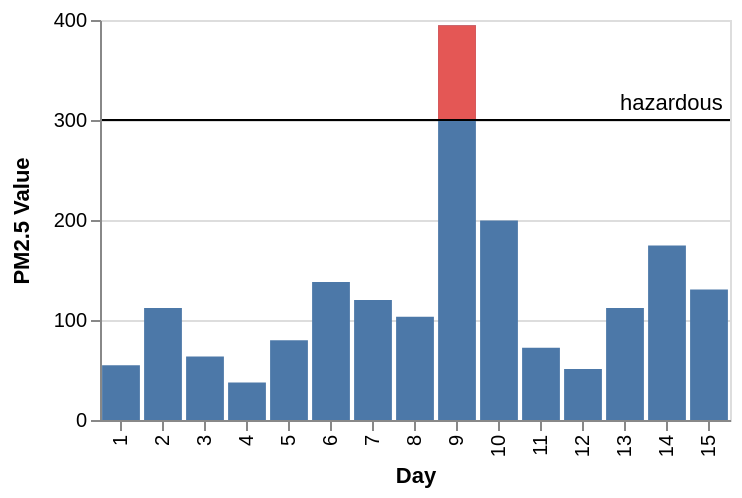

Vega-Lite specification for this chart:
### Vega specification from a JSON file in a GitHub repository (floating-point values rounded to 4 significant figures)
{"$schema": "https://vega.github.io/schema/vega/v3.0.json", "description": "The PM2.5 value of Beijing observed 15 days, highlighting the days when PM2.5 level is hazardous to human health. Data source https://chartaccent.github.io/chartaccent.html", "autosize": "pad", "padding": 5, "height": 200, "style": "cell", "data": [{"name": "source_0", "values": [{"Day": 1, "Value": 54.8}, {"Day": 2, "Value": 112.1}, {"Day": 3, "Value": 63.6}, {"Day": 4, "Value": 37.6}, {"Day": 5, "Value": 79.7}, {"Day": 6, "Value": 137.9}, {"Day": 7, "Value": 120.1}, {"Day": 8, "Value": 103.3}, {"Day": 9, "Value": 394.8}, {"Day": 10, "Value": 199.5}, {"Day": 11, "Value": 72.3}, {"Day": 12, "Value": 51.1}, {"Day": 13, "Value": 112}, {"Day": 14, "Value": 174.5}, {"Day": 15, "Value": 130.5}]}, {"name": "source_1", "values": [{"ThresholdValue": 300, "Threshold": "hazardous"}]}, {"name": "data_1", "source": "source_0", "transform": [{"type": "formula", "expr": "toNumber(datum[\"Value\"])", "as": "Value"}, {"type": "filter", "expr": "datum[\"Value\"] !== null && !isNaN(datum[\"Value\"])"}]}, {"name": "data_2", "source": "source_0", "transform": [{"type": "formula", "expr": "toNumber(datum[\"Value\"])", "as": "Value"}, {"type": "filter", "expr": "datum.Value >= 300"}, {"type": "formula", "expr": "300", "as": "baseline"}, {"type": "filter", "expr": "datum[\"baseline\"] !== null && !isNaN(datum[\"baseline\"])"}]}, {"name": "data_4", "source": "source_1", "transform": [{"type": "formula", "expr": "toNumber(datum[\"ThresholdValue\"])", "as": "ThresholdValue"}, {"type": "filter", "expr": "datum[\"ThresholdValue\"] !== null && !isNaN(datum[\"ThresholdValue\"])"}]}, {"name": "data_5", "source": "source_1", "transform": [{"type": "formula", "expr": "toNumber(datum[\"ThresholdValue\"])", "as": "ThresholdValue"}, {"type": "filter", "expr": "datum[\"ThresholdValue\"] !== null && !isNaN(datum[\"ThresholdValue\"])"}]}], "signals": [{"name": "x_step", "value": 21}, {"name": "width", "update": "bandspace(domain('x').length, 0.1, 0.05) * x_step"}], "marks": [{"name": "layer_0_layer_0_marks", "type": "rect", "style": ["bar"], "from": {"data": "data_1"}, "encode": {"update": {"fill": {"value": "#4c78a8"}, "x": {"scale": "x", "field": "Day"}, "width": {"scale": "x", "band": true}, "y": {"scale": "y", "field": "Value"}, "y2": {"scale": "y", "value": 0}}}}, {"name": "layer_0_layer_1_marks", "type": "rect", "style": ["bar"], "from": {"data": "data_2"}, "encode": {"update": {"fill": {"value": "#e45755"}, "x": {"scale": "x", "field": "Day"}, "width": {"scale": "x", "band": true}, "y": {"scale": "y", "field": "baseline"}, "y2": {"scale": "y", "field": "Value"}}}}, {"name": "layer_1_layer_0_marks", "type": "rule", "style": ["rule"], "from": {"data": "data_4"}, "encode": {"update": {"stroke": {"value": "black"}, "x": {"value": 0}, "y": {"scale": "y", "field": "ThresholdValue"}, "x2": {"field": {"group": "width"}}}}}, {"name": "layer_1_layer_1_marks", "type": "text", "style": ["text"], "from": {"data": "data_5"}, "encode": {"update": {"align": {"value": "left"}, "dx": {"value": 215}, "dy": {"value": -5}, "fill": {"value": "black"}, "x": {"value": 45}, "y": {"scale": "y", "field": "ThresholdValue"}, "text": {"signal": "''+datum[\"Threshold\"]"}}}}], "scales": [{"name": "x", "type": "band", "domain": {"fields": [{"data": "data_1", "field": "Day"}, {"data": "data_2", "field": "Day"}], "sort": true}, "range": {"step": {"signal": "x_step"}}, "paddingInner": 0.1, "paddingOuter": 0.05}, {"name": "y", "type": "linear", "domain": {"fields": [{"data": "data_1", "field": "Value"}, {"data": "data_2", "field": "baseline"}, {"data": "data_2", "field": "Value"}, {"data": "data_4", "field": "ThresholdValue"}, {"data": "data_5", "field": "ThresholdValue"}]}, "range": [{"signal": "height"}, 0], "nice": true, "zero": true}], "axes": [{"scale": "x", "orient": "bottom", "labelOverlap": true, "title": "Day", "zindex": 1, "encode": {"labels": {"update": {"angle": {"value": 270}, "align": {"value": "right"}, "baseline": {"value": "middle"}}}}}, {"title": "PM2.5 Value", "scale": "y", "orient": "left", "labelOverlap": true, "tickCount": {"signal": "ceil(height/40)"}, "zindex": 1}, {"scale": "y", "orient": "left", "domain": false, "grid": true, "labels": false, "maxExtent": 0, "minExtent": 0, "tickCount": {"signal": "ceil(height/40)"}, "ticks": false, "zindex": 0, "gridScale": "x"}], "config": {"axisY": {"minExtent": 30}}}
